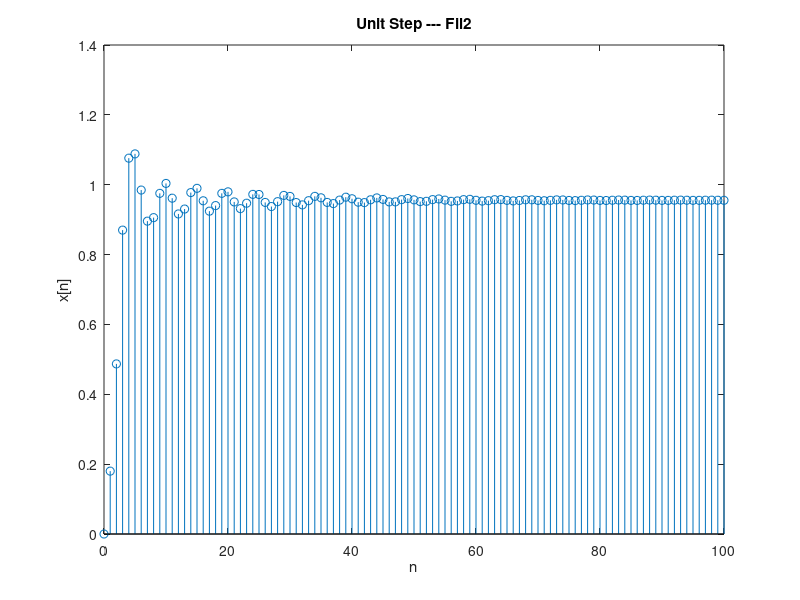

The MATLAB script that drew this image:
n = (0:100);

%move y terms to left-hand side of the equation to get coefficients
y = [1 -1.15 1.5 -0.7 0.25];
x = [0.18 0.1 0.3 0.1 0.18];

h = impz(x,y,length(n));

unit_step = zeros(1, length(n));
unit_step (n>0) = 1;
fil = filter(x,y,unit_step);

co = conv(h, unit_step);

fil2 = filter(h,1,unit_step);

figure;
stem(n, fil2);
title('Unit Step --- Fil2');
xlabel('n');
ylabel('x[n]');